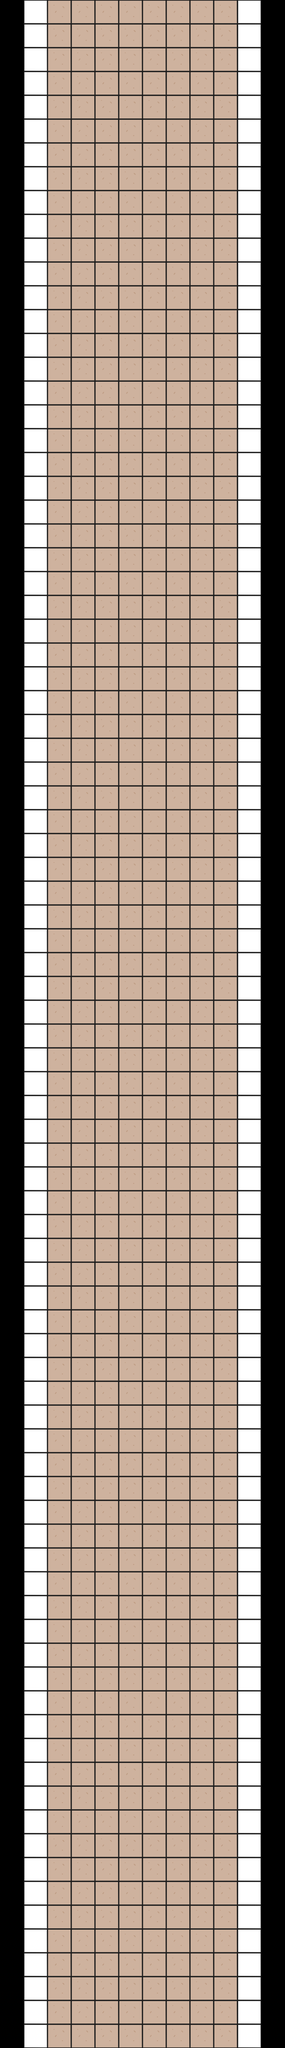

This is a level from a 2D game, rendered from its Tiled map with the project's own tilesets. A one-line summary and the map file follow, with tile-layer data summarised:
An orthogonal 12x86 tile map with 64x64 px tiles, 2 tile layers (floor, wall) and 20 objects (10x trigger_cloner, 6x enemy, 2x ball, point_start, counter).

<map version="1.10" tiledversion="1.11.2" orientation="orthogonal" renderorder="right-down" width="12" height="86" tilewidth="64" tileheight="64" infinite="0" nextlayerid="10" nextobjectid="22">
 <editorsettings>
  <export target="../../../maps/ah.lua" format="lua" />
 </editorsettings>
 <tileset firstgid="1" source="saa_tt_sheet.tsx" />
 <group id="2" name="Group Layer 1" locked="1">
  <layer id="3" name="floor" width="12" height="86" locked="1">
   <data>[1032 cells, 688 non-empty, 1 distinct tile ids]</data>
  </layer>
  <layer id="1" name="wall" width="12" height="86" locked="1">
   <data>[1032 cells, 172 non-empty, 1 distinct tile ids]</data>
  </layer>
 </group>
 <group id="4" name="Group Layer 2">
  <objectgroup color="#00ff00" id="5" name="Object Layer 1" locked="1">
   <object id="2" name="Start" type="point_start" x="384" y="5120">
    <point />
   </object>
  </objectgroup>
  <objectgroup id="6" name="Object Layer 2" locked="1">
   <object id="3" type="ball" x="319.879" y="5145.58">
    <point />
   </object>
   <object id="4" type="ball" x="451.879" y="5152.24">
    <point />
   </object>
  </objectgroup>
  <objectgroup color="#ffffff" id="7" name="Object Layer 3">
   <object id="5" name="x2" type="trigger_cloner" x="177.939" y="4559.39" width="397.333" height="30.0606">
    <properties>
     <property name="multiply" type="int" value="2" />
    </properties>
   </object>
   <object id="6" name="x4" type="trigger_cloner" x="177.939" y="4223.03" width="397.333" height="30.0606">
    <properties>
     <property name="multiply" type="int" value="4" />
    </properties>
   </object>
   <object id="7" name="x6" type="trigger_cloner" x="180.97" y="3929.09" width="397.333" height="30.0606">
    <properties>
     <property name="multiply" type="int" value="6" />
    </properties>
   </object>
   <object id="8" name="x0" type="trigger_cloner" x="302.182" y="3344.24" width="130.667" height="30.0606">
    <properties>
     <property name="multiply" type="int" value="0" />
    </properties>
   </object>
   <object id="9" name="x0" type="trigger_cloner" x="162.788" y="2613.94" width="130.667" height="30.0606">
    <properties>
     <property name="multiply" type="int" value="0" />
    </properties>
   </object>
   <object id="10" name="x2" type="trigger_cloner" x="453.697" y="2616.97" width="130.667" height="30.0606">
    <properties>
     <property name="multiply" type="int" value="2" />
    </properties>
   </object>
   <object id="11" name="x2" type="trigger_cloner" x="305.212" y="2029.09" width="130.667" height="30.0606">
    <properties>
     <property name="multiply" type="int" value="2" />
    </properties>
   </object>
   <object id="14" name="x1" type="trigger_cloner" x="153.697" y="1250.3" width="448.848" height="36.1212">
    <properties>
     <property name="multiply" type="int" value="1" />
    </properties>
   </object>
   <object id="12" name="x0" type="trigger_cloner" x="471.879" y="2023.03" width="130.667" height="30.0606">
    <properties>
     <property name="multiply" type="int" value="0" />
    </properties>
   </object>
   <object id="13" name="x0" type="trigger_cloner" x="150.667" y="2020" width="130.667" height="30.0606">
    <properties>
     <property name="multiply" type="int" value="0" />
    </properties>
   </object>
  </objectgroup>
  <objectgroup color="#ff0000" id="8" name="Object Layer 4" locked="1">
   <object id="16" type="enemy" x="524.242" y="4406.06">
    <point />
   </object>
   <object id="17" type="enemy" x="318.182" y="4093.94">
    <point />
   </object>
   <object id="18" type="enemy" x="381.818" y="4103.03">
    <point />
   </object>
   <object id="19" type="enemy" x="430.303" y="4103.03">
    <point />
   </object>
   <object id="20" type="enemy" x="593.939" y="3678.79">
    <point />
   </object>
   <object id="21" type="enemy" x="172.727" y="3666.67">
    <point />
   </object>
  </objectgroup>
  <objectgroup color="#00ffff" id="9" name="Object Layer 5" locked="1">
   <object id="15" type="counter" x="128" y="512" width="512" height="192" />
  </objectgroup>
 </group>
</map>
